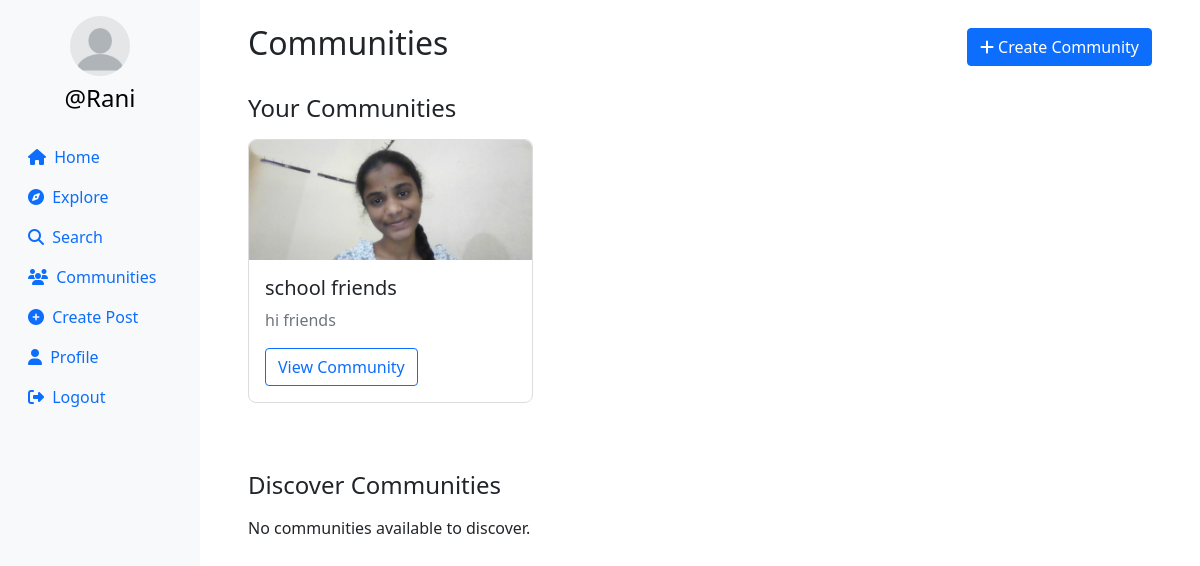
/communities/ (signed in), run on the app's committed database.
### userauth/models.py (models this page shows, shortened)
class Profile(models.Model):
    user = models.ForeignKey(User, on_delete=models.CASCADE)
    id_user = models.IntegerField(primary_key=True, default=0)
    bio = models.TextField(blank=True, default='')
    profileimg = models.ImageField(upload_to='profile_images', default='blank-profile-picture.png')
    location = models.CharField(max_length=100, blank=True, default='')

class Community(models.Model):
    id = models.UUIDField(primary_key=True, default=uuid.uuid4)
    name = models.CharField(max_length=100)
    description = models.TextField()
    created_by = models.ForeignKey(User, on_delete=models.CASCADE, related_name='created_communities')
    created_at = models.DateTimeField(default=datetime.now)
    banner_img = models.ImageField(upload_to='community_images', default='blank-community-banner.png')
    is_private = models.BooleanField(default=False)
    member_limit = models.IntegerField(default=5)  # New field with default limit of 5 members

### userauth/views.py (the view)
# urls.py: path('communities/', views.communities_list, name='communities_list'),
@login_required(login_url='/loginn')
def communities_list(request):
    user_communities = Community.objects.filter(
        communitymembership__user=request.user
    )
    all_communities = Community.objects.filter(is_private=False)
    profile = Profile.objects.get(user=request.user)
    context = {
        'user_communities': user_communities,
        'all_communities': all_communities,
        'profile': profile
    }
    return render(request, 'communities.html', context)

### templates/communities.html (shortened to what this page needs)
{% load static %}
<!DOCTYPE html>
<html lang="en">
<head>
    <link rel="stylesheet" href="https://maxcdn.bootstrapcdn.com/bootstrap/4.5.2/css/bootstrap.min.css">
    <link href="https://cdn.jsdelivr.net/npm/bootstrap@5.0.2/dist/css/bootstrap.min.css" rel="stylesheet"
>
    <link rel="stylesheet" href="{% static 'css/app.css' %}">
</head>
<body>
    <div class="container-fluid">
        <div class="row">
            <nav class="col-md-2 d-none d-md-block sidebar" style="position: fixed;">
                <div class="text-center mt-3">
                    <img src="{{profile.profileimg.url}}" alt="Profile Picture" class="profile-pic">
                    <h4 class="mt-2"><a href="/profile/{{user}}" style="text-decoration:none;">@{{user}}</a></h4>
                </div>
                <ul class="nav flex-column mt-4">
                    <li class="nav-item">
                        <a class="nav-link" href="/">
                            <i class="fa-solid fa-house mr-1"></i> Home
                        </a>
                    </li>
                    <li class="nav-item">
                        <a class="nav-link" href="/explore">
                            <i class="fa-solid fa-compass mr-1"></i> Explore
                        </a>
                    </li>
                    <li class="nav-item">
                        <a class="nav-link" href="#" data-bs-toggle="modal" data-bs-target="#exampleModal3">
                            <i class="fa-solid fa-magnifying-glass mr-1"></i> Search
                        </a>
                    </li>
                    <li class="nav-item">
                        <a class="nav-link active" href="/communities/">
                            <i class="fa-solid fa-users mr-1"></i> Communities
                        </a>
                    </li>
                    <li class="nav-item">
                        <a class="nav-link" href="#" data-bs-toggle="modal" data-bs-target="#exampleModal"
                            data-bs-whatever="@getbootstrap">
                            <i class="fa-solid fa-circle-plus mr-1"></i> Create Post
                        </a>
                    </li>
                    <li class="nav-item">
                        <a class="nav-link" href="/profile/{{user}}">
                            <i class="fa-solid fa-user mr-1"></i> Profile
                        </a>
                    </li>
                    <li class="nav-item">
                        <a class="nav-link" href="/logoutt">
                            <i class="fa-solid fa-right-from-bracket mr-1"></i> Logout
                        </a>
                    </li>
                </ul>
            </nav>
            <main role="main" class="col-md-9 ml-sm-auto col-lg-10 px-md-4">
                <div class="container mt-4">
                    <div class="d-flex justify-content-between align-items-center mb-4">
                        <h2>Communities</h2>
                        <a href="{% url 'create_community' %}" class="btn btn-primary">
                            <i class="fa-solid fa-plus"></i> Create Community
                        </a>
                    </div>
                    <h4 class="mb-3">Your Communities</h4>
                    <div class="row">
                        {% if user_communities %}
                        {% for community in user_communities %}
                        <div class="col-md-4 mb-4">
                            <div class="community-card">
                                <img src="{{ community.banner_img.url }}" class="community-banner w-100" alt="{{ community.name }}">
                                <div class="card-body">
                                    <h5 class="card-title">{{ community.name }}</h5>
                                    <p class="card-text text-muted">{{ community.description|truncatechars:100 }}</p>
                                    <a href="{% url 'community_detail' community_id=community.id %}" class="btn btn-outline-primary">View Community</a>
                                </div>
                            </div>
                        </div>
                        {% endfor %}
                        {% else %}
                        <div class="col-12">
                            <p>You haven't joined any communities yet.</p>
                        </div>
                        {% endif %}
                    </div>
                    <h4 class="mb-3 mt-4">Discover Communities</h4>
                    <div class="row">
                        {% if all_communities %}
                        {% for community in all_communities %}
                        {% if community not in user_communities %}
                        <div class="col-md-4 mb-4">
                            <div class="community-card">
                                <img src="{{ community.banner_img.url }}" class="community-banner w-100" alt="{{ community.name }}">
                                <div class="card-body">
                                    <h5 class="card-title">{{ community.name }}</h5>
                                    <p class="card-text text-muted">{{ community.description|truncatechars:100 }}</p>
                                    <a href="{% url 'community_detail' community_id=community.id %}" class="btn btn-outline-primary">View Community</a>
                                </div>
                            <div class="card-footer">
                                <small class="text-muted">Members: {{ community.communitymembership_set.count }}/5</small>
                            </div>
                        </div>
                        {% endif %}
                        {% endfor %}
                        {% else %}
                        <div class="col-12">
                            <p>No communities available to discover.</p>
                        </div>
                        {% endif %}
                    </div>
                </div>
            </main>
        </div>
    </div>
</body>
</html>

### templates/communities.html (style rules this page uses)
* { box-sizing: border-box; margin: 0; padding: 0; }
.sidebar { background-color: #f8f9fa; height: 100vh; color: black; }
.profile-pic { width: 60px; height: 60px; border-radius: 50%; object-fit: cover; }
a { color: black; }
.community-card { border: 1px solid #ddd; border-radius: 8px; margin-bottom: 20px; transition: transform 0.3s; }
.community-banner { height: 120px; object-fit: cover; border-top-left-radius: 8px; border-top-right-radius: 8px; }

### data on the page
Profile: profileimg (placeholder picture)
Community: banner_img (picture), name "school friends", description "hi friends"

### other printed values
{{ user }} "Rani"
